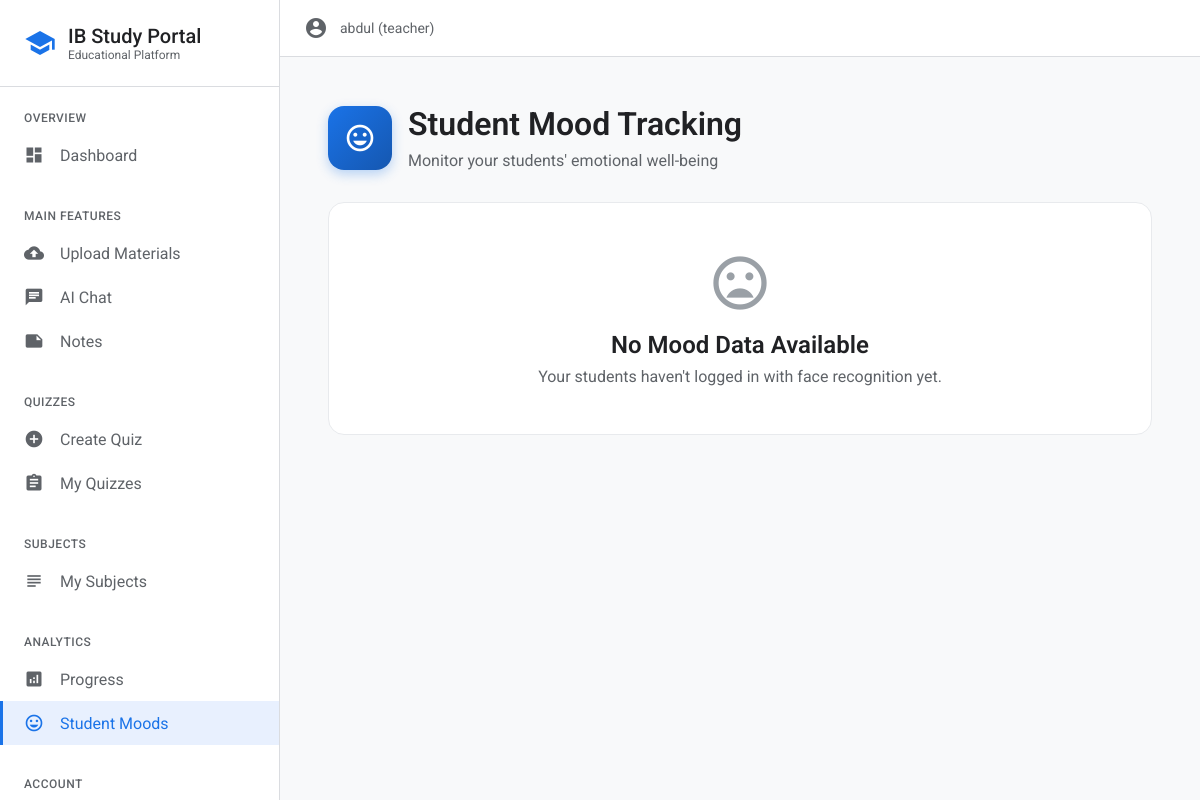
/teacher/mood_tracking (signed in), run on an earlier commit of the app's database.
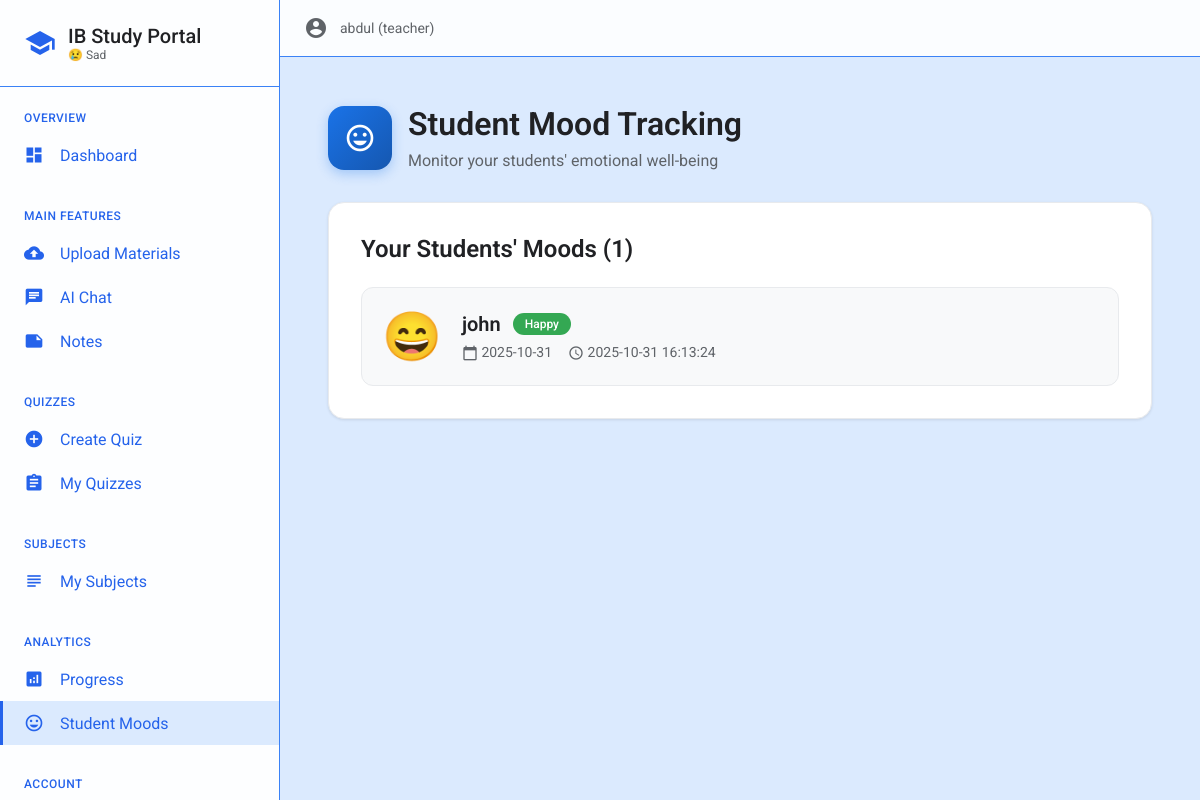
And on a later commit of the database.
### tables this page shows
CREATE TABLE users (id INTEGER PRIMARY KEY AUTOINCREMENT,username TEXT UNIQUE NOT NULL,password_hash TEXT NOT NULL,role TEXT NOT NULL DEFAULT 'student', face_image TEXT);

### auth.py (the view)
	def wrapper(*args,**kwargs):
		if 'user_id' not in session:
			flash('Login required','error')
			return redirect(url_for('login'))
		user_role=session.get('role')
		if user_role not in ['admin','teacher']:
			flash('Only teachers and admin can access this','error')
			if user_role=='student':
				return redirect(url_for('student_quizzes'))
			return redirect(url_for('login'))
		return f(*args,**kwargs)

### app.py (called while the page is built)
@app.template_filter('emoji')
def emoji_filter(mood):
	return mood_emoji(mood) if mood else '🙂'

@app.context_processor
def inject_mood_theme():
	mood=session.get('user_mood')
	if mood:
		theme=get_mood_theme(mood)
		return {'user_mood':mood,'mood_theme':theme}
	return {'user_mood':None,'mood_theme':None}

@app.route('/teacher/mood_tracking')
@teacher_required
def teacher_mood_tracking():
	user=get_current_user()
	student_moods=get_student_moods_by_teacher(user['id'])
	return render_template('teacher_mood_tracking.html',student_moods=student_moods)

### auth.py (called while the page is built)
def teacher_required(f):
	def wrapper(*args,**kwargs):
		if 'user_id' not in session:
			flash('Login required','error')
			return redirect(url_for('login'))
		user_role=session.get('role')
		if user_role not in ['admin','teacher']:
			flash('Only teachers and admin can access this','error')
			if user_role=='student':
				return redirect(url_for('student_quizzes'))
			return redirect(url_for('login'))
		return f(*args,**kwargs)
	wrapper.__name__=f.__name__
	return wrapper

def get_current_user():
	user_id,username,role=session.get('user_id'),session.get('username'),session.get('role')
	return {'id':user_id,'username':username,'role':role}

### db.py (called while the page is built)
def get_db_connection():return sqlite3.connect(DATABASE)

def get_student_moods_by_teacher(teacher_id):
	conn=get_db_connection()
	cursor=conn.cursor()
	cursor.execute('''SELECT DISTINCT u.id, u.username, mt.date, mt.mood, mt.login_time
		FROM users u
		JOIN user_subjects us1 ON u.id = us1.user_id
		JOIN user_subjects us2 ON us1.subject_id = us2.subject_id
		LEFT JOIN mood_tracking mt ON u.id = mt.user_id
		WHERE u.role = 'student' AND us2.user_id = ?
		ORDER BY mt.login_time DESC''',(teacher_id,))
	results=cursor.fetchall()
	conn.close()
	return [{'user_id':row[0],'username':row[1],'date':row[2],'mood':row[3],'login_time':row[4]} for row in results if row[2]]

### face_utils.py (called while the page is built)
def mood_emoji(mood):
    mood_map = {
        'angry': '😡',
        'sad': '😢',
        'happy': '😄',
        'surprise': '😲',
        'fear': '😱',
        'disgust': '🤢',
        'neutral': '😐'
    }
    return mood_map.get(mood, '🙂')

### templates/teacher_mood_tracking.html (shortened to what this page needs)
{% extends "base.html" %}
{% block content %}
<div style="max-width: 1400px; margin: 0 auto; padding: 24px;">
    <div style="display: flex; align-items: center; gap: 16px; margin-bottom: 32px;">
        <div style="width: 64px; height: 64px; background: linear-gradient(135deg, #1a73e8 0%, #1557b0 100%); border-radius: 16px; display: flex; align-items: center; justify-content: center; box-shadow: 0 4px 12px rgba(26, 115, 232, 0.3);">
            <span class="material-icons" style="font-size: 32px; color: white;">mood</span>
        </div>
        <div>
            <h1 style="margin: 0 0 8px 0; font-size: 32px; font-weight: 600; color: #202124;">Student Mood Tracking</h1>
            <p style="margin: 0; color: #5f6368; font-size: 16px;">Monitor your students' emotional well-being</p>
        </div>
    </div>
    {% if student_moods %}
    <div style="background: white; padding: 32px; border-radius: 16px; border: 1px solid #e8eaed; box-shadow: 0 1px 3px rgba(0,0,0,0.1);">
        <div style="display: flex; justify-content: space-between; align-items: center; margin-bottom: 24px;">
            <h2 style="margin: 0; font-size: 24px; font-weight: 600; color: #202124;">Your Students' Moods ({{ student_moods|length }})</h2>
        </div>
        <div style="display: grid; gap: 16px;">
            {% for mood_entry in student_moods %}
            <div style="display: flex; align-items: center; gap: 20px; padding: 20px; background: #f8f9fa; border-radius: 12px; border: 1px solid #e8eaed; transition: all 0.2s;" onmouseover="this.style.background='#e8f0fe'; this.style.transform='translateY(-2px)'; this.style.boxShadow='0 4px 12px rgba(0,0,0,0.1)'" onmouseout="this.style.background='#f8f9fa'; this.style.transform='translateY(0)'; this.style.boxShadow='none'">
                <div style="font-size: 48px;">{{ mood_entry.mood|emoji }}</div>
                <div style="flex: 1;">
                    <div style="display: flex; align-items: center; gap: 12px; margin-bottom: 8px;">
                        <h3 style="margin: 0; font-size: 20px; font-weight: 600; color: #202124;">{{ mood_entry.username }}</h3>
                        <span style="padding: 4px 12px; background: {% if mood_entry.mood == 'happy' %}#34a853{% elif mood_entry.mood == 'sad' %}#1a73e8{% elif mood_entry.mood == 'angry' %}#ea4335{% elif mood_entry.mood == 'neutral' %}#9aa0a6{% else %}#fbbc04{% endif %}; color: white; border-radius: 12px; font-size: 12px; font-weight: 500;">{{ mood_entry.mood|title }}</span>
                    </div>
                    <div style="display: flex; gap: 16px; color: #5f6368; font-size: 14px;">
                        <span><span class="material-icons" style="font-size: 16px; vertical-align: middle;">calendar_today</span> {{ mood_entry.date }}</span>
                        {% if mood_entry.login_time %}
                        <span><span class="material-icons" style="font-size: 16px; vertical-align: middle;">access_time</span> {{ mood_entry.login_time }}</span>
                        {% endif %}
                    </div>
                </div>
            </div>
            {% endfor %}
        </div>
    </div>
    {% else %}
    <div style="background: white; padding: 48px; border-radius: 16px; border: 1px solid #e8eaed; text-align: center;">
        <span class="material-icons" style="font-size: 64px; color: #9aa0a6; margin-bottom: 16px;">mood_bad</span>
        <h2 style="margin: 0 0 8px 0; font-size: 24px; font-weight: 600; color: #202124;">No Mood Data Available</h2>
        <p style="margin: 0; color: #5f6368; font-size: 16px;">Your students haven't logged in with face recognition yet.</p>
    </div>
    {% endif %}
</div>
{% endblock %}

### templates/base.html (shortened to what this page needs)
<!DOCTYPE html>
<html lang="en">
<head>
</head>
<body>
    <div class="app-layout">
        <nav class="sidebar" id="sidebar">
            <div class="sidebar-header">
                <span class="material-icons" style="color: {% if mood_theme %}{{ mood_theme.primary }}{% else %}#1a73e8{% endif %}; font-size: 32px; transition: color 0.5s ease;">school</span>
                <div>
                    <h1 style="margin: 0; font-size: 20px; font-weight: 500; color: #202124;">IB Study Portal</h1>
                    <p style="margin: 0; font-size: 12px; color: #5f6368;">
                        {% if user_mood %}{{ user_mood|emoji }} {{ user_mood|title }}{% else %}Educational Platform{% endif %}
                    </p>
                </div>
            </div>
            <div class="sidebar-nav">
                {% if session.user_id %}
                    {% if session.role == 'admin' %}
                    <div class="nav-section">
                        <div class="nav-section-title">Overview</div>
                        <a href="{{ url_for('admin_dashboard') }}" class="nav-item">
                            <span class="material-icons nav-item-icon">dashboard</span>
                            Dashboard
                        </a>
                    </div>
                    {% elif session.role == 'teacher' %}
                    <div class="nav-section">
                        <div class="nav-section-title">Overview</div>
                        <a href="{{ url_for('teacher_dashboard') }}" class="nav-item">
                            <span class="material-icons nav-item-icon">dashboard</span>
                            Dashboard
                        </a>
                    </div>
                    {% endif %}
                    {% if session.role != 'admin' %}
                    <div class="nav-section">
                        <div class="nav-section-title">Main Features</div>
                        {% if session.role == 'teacher' %}
                        <a href="{{ url_for('upload') }}" class="nav-item">
                            <span class="material-icons nav-item-icon">cloud_upload</span>
                            Upload Materials
                        </a>
                        {% endif %}
                        <a href="{{ url_for('chat') }}" class="nav-item">
                            <span class="material-icons nav-item-icon">chat</span>
                            AI Chat
                        </a>
                        <a href="{{ url_for('notes') }}" class="nav-item">
                            <span class="material-icons nav-item-icon">note</span>
                            Notes
                        </a>
                    </div>
                    {% endif %}
                    <div class="nav-section">
                        <div class="nav-section-title">Quizzes</div>
                        {% if session.role == 'student' %}
                        <a href="{{ url_for('student_quizzes') }}" class="nav-item">
                            <span class="material-icons nav-item-icon">quiz</span>
                            My Quizzes
                        </a>
                        {% elif session.role == 'teacher' %}
                        <a href="{{ url_for('create_quiz_route') }}" class="nav-item">
                            <span class="material-icons nav-item-icon">add_circle</span>
                            Create Quiz
                        </a>
                        <a href="{{ url_for('my_quizzes') }}" class="nav-item">
                            <span class="material-icons nav-item-icon">assignment</span>
                            My Quizzes
                        </a>
                        {% endif %}
                    </div>
                    {% if session.role in ['student', 'teacher'] %}
                    <div class="nav-section">
                        <div class="nav-section-title">Subjects</div>
                        <a href="{{ url_for('subjects') }}" class="nav-item">
                            <span class="material-icons nav-item-icon">subject</span>
                            My Subjects
                        </a>
                    </div>
                    {% endif %}
                    {% if session.role in ['admin', 'teacher'] %}
                    <div class="nav-section">
                        <div class="nav-section-title">{% if session.role == 'admin' %}Management{% else %}Analytics{% endif %}</div>
                        {% if session.role == 'teacher' %}
                        <a href="{{ url_for('progress') }}" class="nav-item">
                            <span class="material-icons nav-item-icon">analytics</span>
                            Progress
                        </a>
                        <a href="{{ url_for('teacher_mood_tracking') }}" class="nav-item">
                            <span class="material-icons nav-item-icon">mood</span>
                            Student Moods
                        </a>
                        {% endif %}
                    </div>
                    {% endif %}
                    <div class="nav-section">
                        <div class="nav-section-title">Account</div>
                    </div>
                {% endif %}
            </div>
        </nav>
        <main class="main-content">
            <div class="content-header">
                {% if session.user_id %}
                <div style="display: flex; align-items: center; gap: 12px;">
                    <span class="material-icons" style="color: #5f6368;">account_circle</span>
                    <span style="color: #5f6368; font-size: 14px;">{{ session.username }} ({{ session.role }})</span>
                </div>
                {% endif %}
            </div>
            <div class="content-body">
                {% block content %}{% endblock %}
            </div>
        </main>
    </div>
</body>
</html>

What changed in the data, as far as the page shows it:
now on this page (row edited): users: mood|emoji "😄", username "john", mood "Happy", date "2025-10-31", login_time "2025-10-31 16:13:24"
Also different on the page:
{{ user_mood|emoji }}: (not shown) → "😢"
{{ user_mood|title }}: (not shown) → "Sad"
{{ student_moods|length }}: (not shown) → "1"
text no longer shown: "Educational Platform No Mood Data Available Your students haven't logged in with face recognition yet."
text now shown: "Your Students' Moods ( )"
